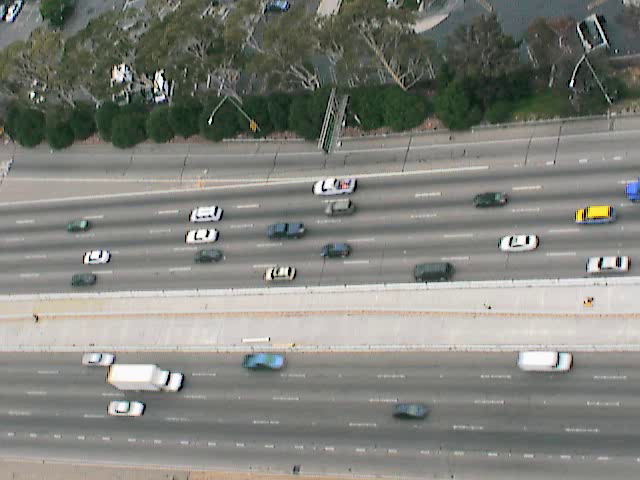
#> input picture trnVideo/img00001.png, 640 x 480 px, given in place of edited.mp4, which was not available
$ python canny.py   (Python 2 division)
#> lines starting #> are read from the running program, lines starting #| are printed output that depends on the picture
import cv2
"""
gray = cv2.imread('snap1.png',0)
gray = cv2.bilateralFilter(gray, 11, 17, 17)
edges = cv2.Canny(gray,200,300)
cv2.imwrite('edges.png',edges)
"""
cap = cv2.VideoCapture("edited.mp4")

ret, frame = cap.read()
#> frame is the input picture: shape (480, 640, 3); mean B, G, R 123.7, 129.8, 128.7
height, width, ch = frame.shape
#> height = 480; width = 640; ch = 3
# Define the codec and create VideoWriter object
fourcc = cv2.VideoWriter_fourcc(*'mp4v')
out = cv2.VideoWriter('edges.mp4',fourcc, 20.0, (width, height))

while(cap.isOpened()):
    ret, frame = cap.read()
    if ret==True:
		gray = cv2.cvtColor(frame, cv2.COLOR_BGR2GRAY)
		gray = cv2.bilateralFilter(frame, 11, 17, 17)
#> gray: shape (480, 640, 3)
		edges = cv2.Canny(gray,200,300)
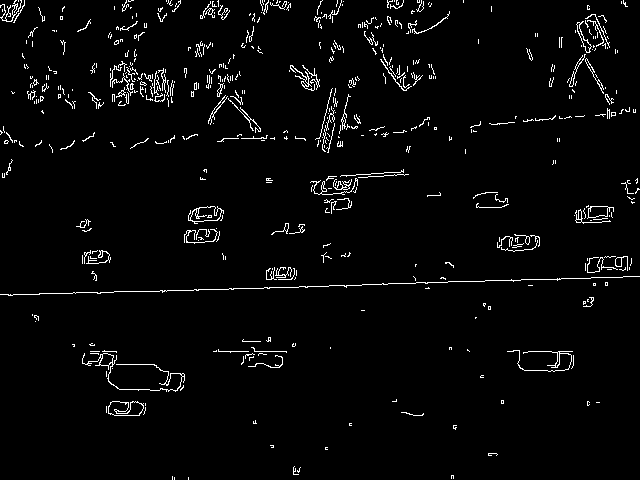
#> edges: shape (480, 640); 3% white in thin lines or dots
		# write the flipped frame
		img = cv2.cvtColor(edges, cv2.COLOR_GRAY2BGR)
#> img: shape (480, 640, 3); 3% white in thin lines or dots
		out.write(img)
		#cv2.imwrite('asdn.png', frame)
		#break

		if cv2.waitKey(1) & 0xFF == ord('q'):
#> (key q is pressed here)
			break
    else:
        break

# Release everything if job is finished
cap.release()
out.release()
cv2.destroyAllWindows()

$ run again, on trnVideo/img00007.png
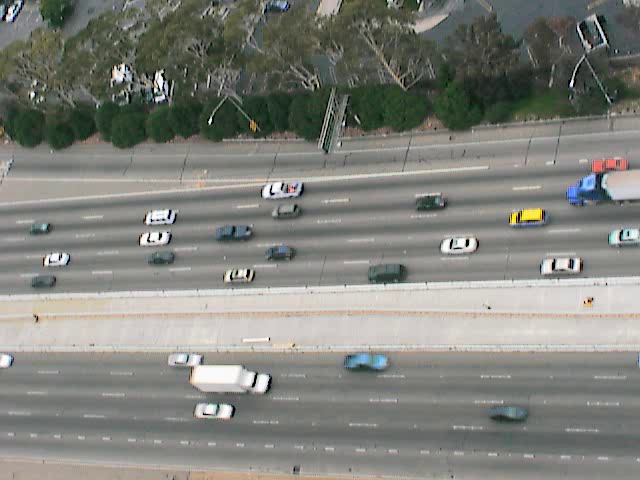
#> input picture trnVideo/img00007.png, 640 x 480 px, given in place of edited.mp4, which was not available
#> frame is the input picture: shape (480, 640, 3); mean B, G, R 123.7, 129.6, 128.5
#> `gray = cv2.cvtColor(frame, cv2.COLOR_BGR2GRAY)`:
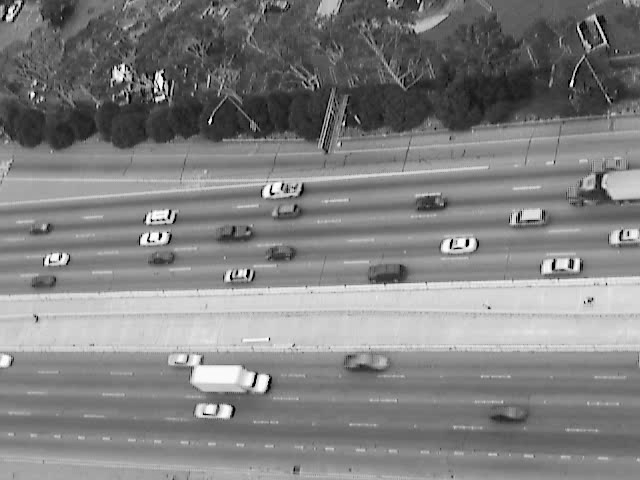
#> gray: shape (480, 640); min 0, max 255, mean 128.6
#> `edges = cv2.Canny(gray,200,300)`:
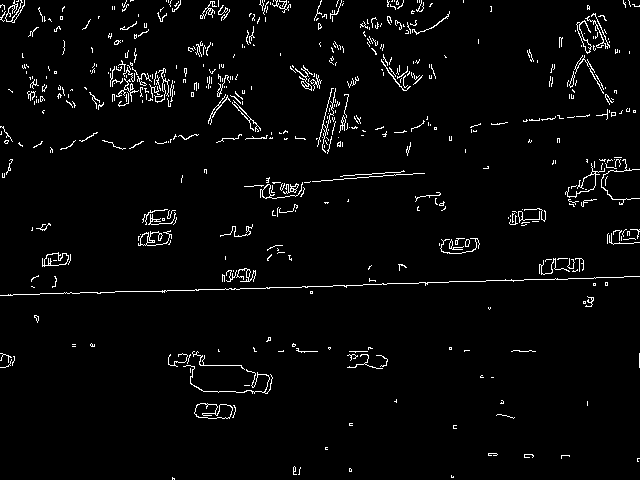
#> edges: shape (480, 640); 3.1% white in thin lines or dots
#> img: shape (480, 640, 3); 3.1% white in thin lines or dots

$ run again, on trnVideo/img00010.png
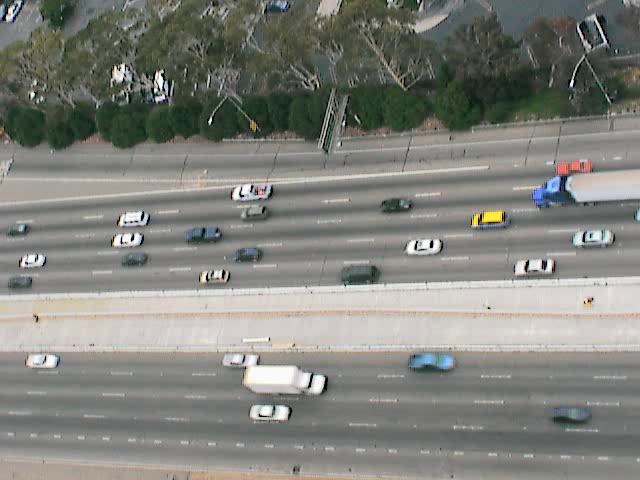
#> input picture trnVideo/img00010.png, 640 x 480 px, given in place of edited.mp4, which was not available
#> frame is the input picture: shape (480, 640, 3); mean B, G, R 123.9, 129.8, 128.8
#> `gray = cv2.cvtColor(frame, cv2.COLOR_BGR2GRAY)`:
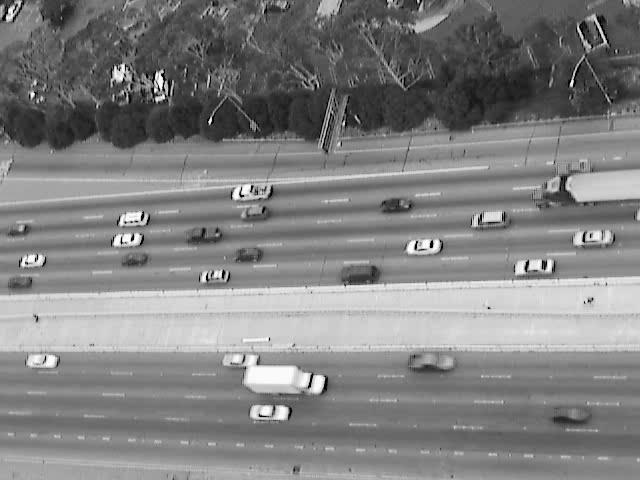
#> gray: shape (480, 640); min 0, max 255, mean 128.9
#> `edges = cv2.Canny(gray,200,300)`:
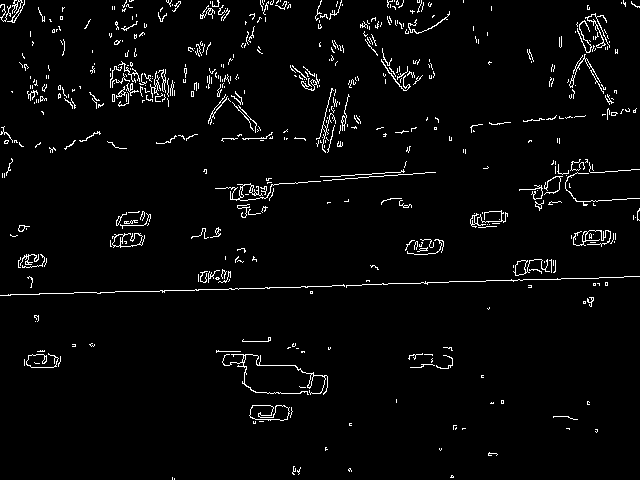
#> edges: shape (480, 640); 3.2% white in thin lines or dots
#> img: shape (480, 640, 3); 3.2% white in thin lines or dots

$ run again, on trnVideo/img00018.png
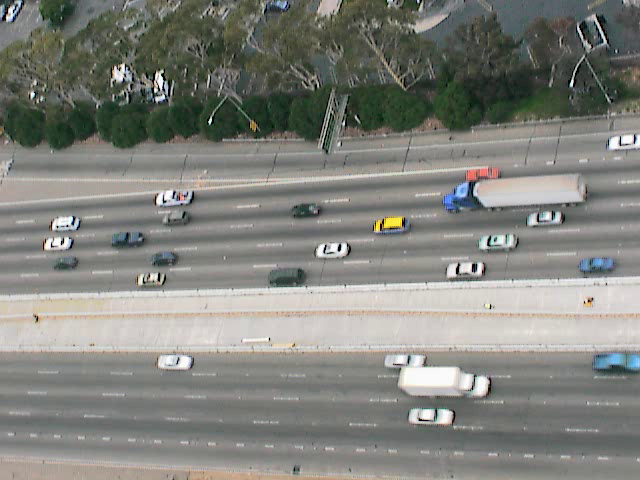
#> input picture trnVideo/img00018.png, 640 x 480 px, given in place of edited.mp4, which was not available
#> frame is the input picture: shape (480, 640, 3); mean B, G, R 124.5, 130.3, 129.4
#> `gray = cv2.cvtColor(frame, cv2.COLOR_BGR2GRAY)`:
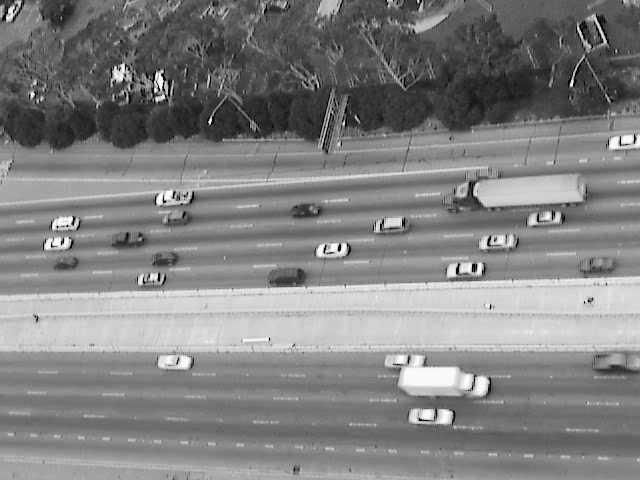
#> gray: shape (480, 640); min 0, max 255, mean 129.3
#> `edges = cv2.Canny(gray,200,300)`:
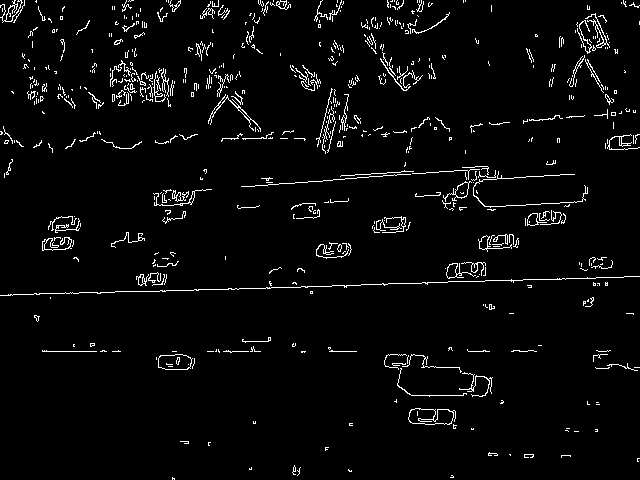
#> edges: shape (480, 640); 3.5% white in thin lines or dots
#> img: shape (480, 640, 3); 3.5% white in thin lines or dots
